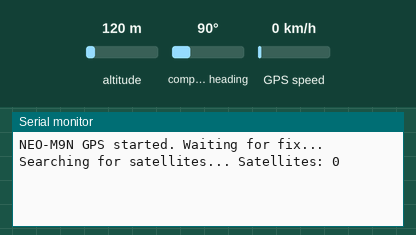
This sketch was run on a simulated ESP32. Parts: the last lines printed to the serial monitor. The inputs (shaded band) are chosen by the test bench; at power-on: compass heading 90°, altitude 120 m, GPS speed 0 km/h. The GPS gets a fix after 3 s at 37.7749, -122.4194 with 8 satellites.

Above: at 1.2 s.
1.3 s: compass heading set to 7°
At 3.8 s:
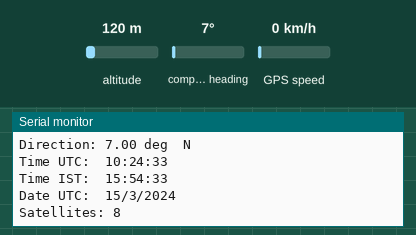
4.5 s: compass heading set to 90°
At 5.8 s:
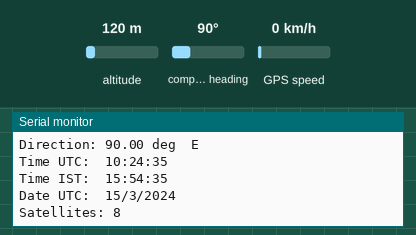
7.5 s: compass heading set to 180°
At 8.8 s:
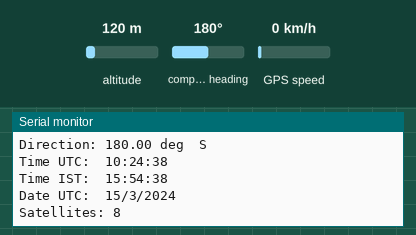
10.5 s: compass heading set to 269°
At 11.6 s:
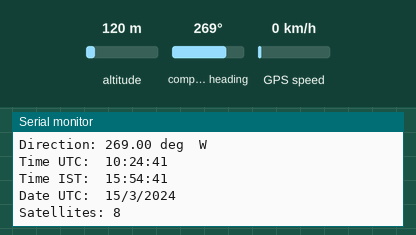
13.5 s: altitude set to 20 m
At 14.8 s:
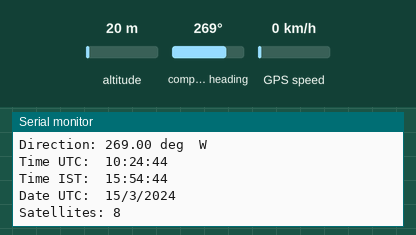

Measured:
- after the input at 1.3 s, the serial monitor: prints a new line after 1.7 s (image 1)
- after the input at 4.5 s, the serial monitor: prints a new line after 0.52 s (image 2)
- after the input at 7.5 s, the serial monitor: prints a new line after 0.52 s (image 3)
- after the input at 10.5 s, the serial monitor: prints a new line after 0.52 s (image 4)
- after the input at 13.5 s, the serial monitor: prints a new line after 0.52 s (image 5)

The sketch:

gnss.ino
```cpp
#include <TinyGPSPlus.h>           // Library that turns GPS text into numbers

TinyGPSPlus gps;                   // Creates the decoder object named "gps"

#define GPS_RX 16                  // ESP32 pin that listens to the board's TX/SDO
#define GPS_TX 17                  // ESP32 pin that talks to the board's RX/SDI

unsigned long lastPrint = 0;       // Remembers when we last printed (in milliseconds)

// Converts a heading in degrees (0-360) into one of 8 compass names
String cardinal8(double deg) {
  const char* names[] = {"N", "NE", "E", "SE", "S", "SW", "W", "NW"};  // The 8 names in order
  int index = (int)((deg + 22.5) / 45.0) % 8;   // Each name covers 45 degrees
  return String(names[index]);
}

// Prints a number with a leading zero if it is below 10 (so 5 becomes 05)
void printTwoDigits(int number) {
  if (number < 10) Serial.print("0");
  Serial.print(number);
}

void setup() {
  Serial.begin(115200);            // Starts the Serial Monitor connection to your PC
  Serial2.begin(38400, SERIAL_8N1, GPS_RX, GPS_TX);  // GPS connection (38400 is the NEO-M9N default)
  Serial.println("NEO-M9N GPS started. Waiting for fix...");
}

void loop() {
  while (Serial2.available() > 0) {  // While the GPS has sent characters...
    gps.encode(Serial2.read());      // ...read one and give it to the decoder
  }

  if (millis() - lastPrint >= 1000) {  // Run this part once every second
    lastPrint = millis();              // Save the current time

    // Check 1: is any data arriving from the GPS at all?
    if (gps.charsProcessed() < 10) {
      Serial.println("No data from GPS. Check wiring (swap TX and RX).");
      return;                          // Stop here and try again next second
    }

    // Check 2: does the GPS have a position fix?
    if (!gps.location.isValid()) {
      Serial.print("Searching for satellites... Satellites: ");
      Serial.println(gps.satellites.value());
      return;                          // Stop here and try again next second
    }

    Serial.println("------------------------");

    // 1. Latitude (north-south position)
    Serial.print("Latitude:  ");
    Serial.println(gps.location.lat(), 6);        // 6 decimals is about 0.1 m

    // 2. Longitude (east-west position)
    Serial.print("Longitude: ");
    Serial.println(gps.location.lng(), 6);

    // 3. Elevation (height above sea level)
    Serial.print("Elevation: ");
    Serial.print(gps.altitude.meters());          // Altitude in meters
    Serial.println(" m");

    // 4. Speed (rate of movement)
    Serial.print("Speed:     ");
    Serial.print(gps.speed.kmph());               // Speed in km/h
    Serial.println(" km/h");

    // 5. Direction (compass heading and cardinal name)
    Serial.print("Direction: ");
    Serial.print(gps.course.deg());               // Heading in degrees (0 = North, 90 = East)
    Serial.print(" deg  ");
    Serial.println(cardinal8(gps.course.deg()));  // N, NE, E, SE, S, SW, W or NW

    // 6. Precise time in UTC (from the satellites' atomic clocks)
    Serial.print("Time UTC:  ");
    printTwoDigits(gps.time.hour());
    Serial.print(":");
    printTwoDigits(gps.time.minute());
    Serial.print(":");
    printTwoDigits(gps.time.second());
    Serial.println();

    // Same time converted to India time (UTC + 5:30)
    int totalMinutes = gps.time.hour() * 60 + gps.time.minute() + 330;  // Add 330 minutes
    int istHour = (totalMinutes / 60) % 24;       // Wrap around after 24 hours
    int istMinute = totalMinutes % 60;
    Serial.print("Time IST:  ");
    printTwoDigits(istHour);
    Serial.print(":");
    printTwoDigits(istMinute);
    Serial.print(":");
    printTwoDigits(gps.time.second());
    Serial.println();

    // Date (UTC)
    Serial.print("Date UTC:  ");
    Serial.print(gps.date.day());
    Serial.print("/");
    Serial.print(gps.date.month());
    Serial.print("/");
    Serial.println(gps.date.year());

    // Extra: number of satellites used
    Serial.print("Satellites: ");
    Serial.println(gps.satellites.value());
  }
}
```
